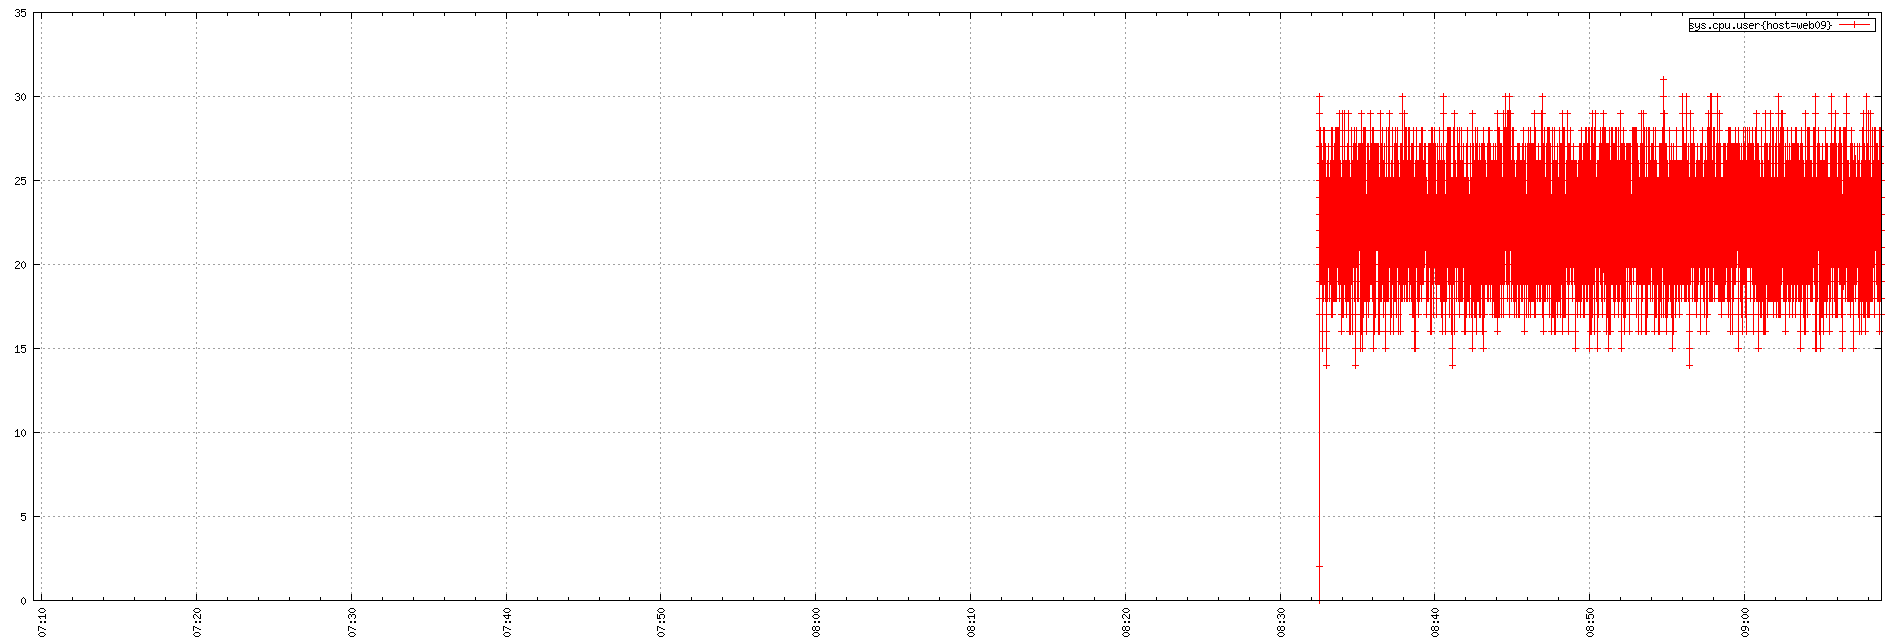

Recreate this plot in gnuplot.
set term png small size 1900,644
set xdata time
set timefmt "%s"
if (GPVAL_VERSION < 4.6) set xtics rotate; else set xtics rotate right
set output "${TMPDIR-'tmp'}/tsd/9ac416d.png"
set xrange ["1673766568":"1673773731"]
set format x "%H:%M"
set grid
set style data linespoint
set key right box
set yrange [0:]
plot  "${TMPDIR-'tmp'}/tsd/9ac416d_0.dat" using 1:2 title "sys.cpu.user{host=web09}"
